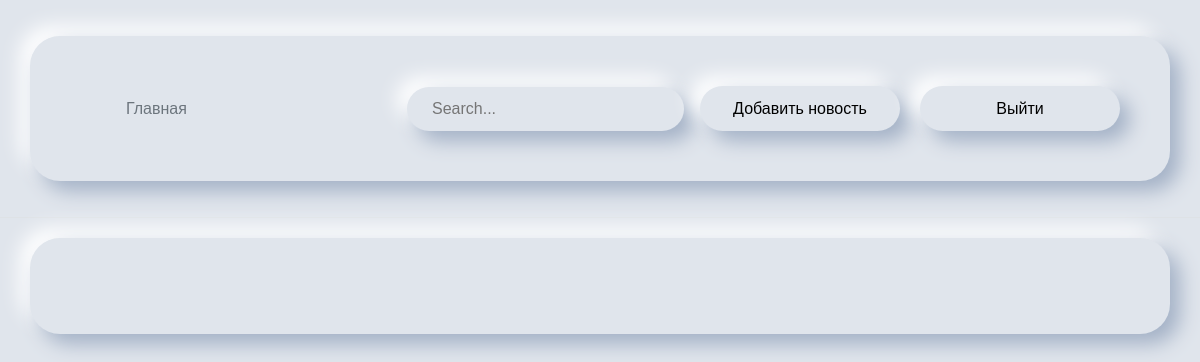
Page / (signed in) on the earlier database version.
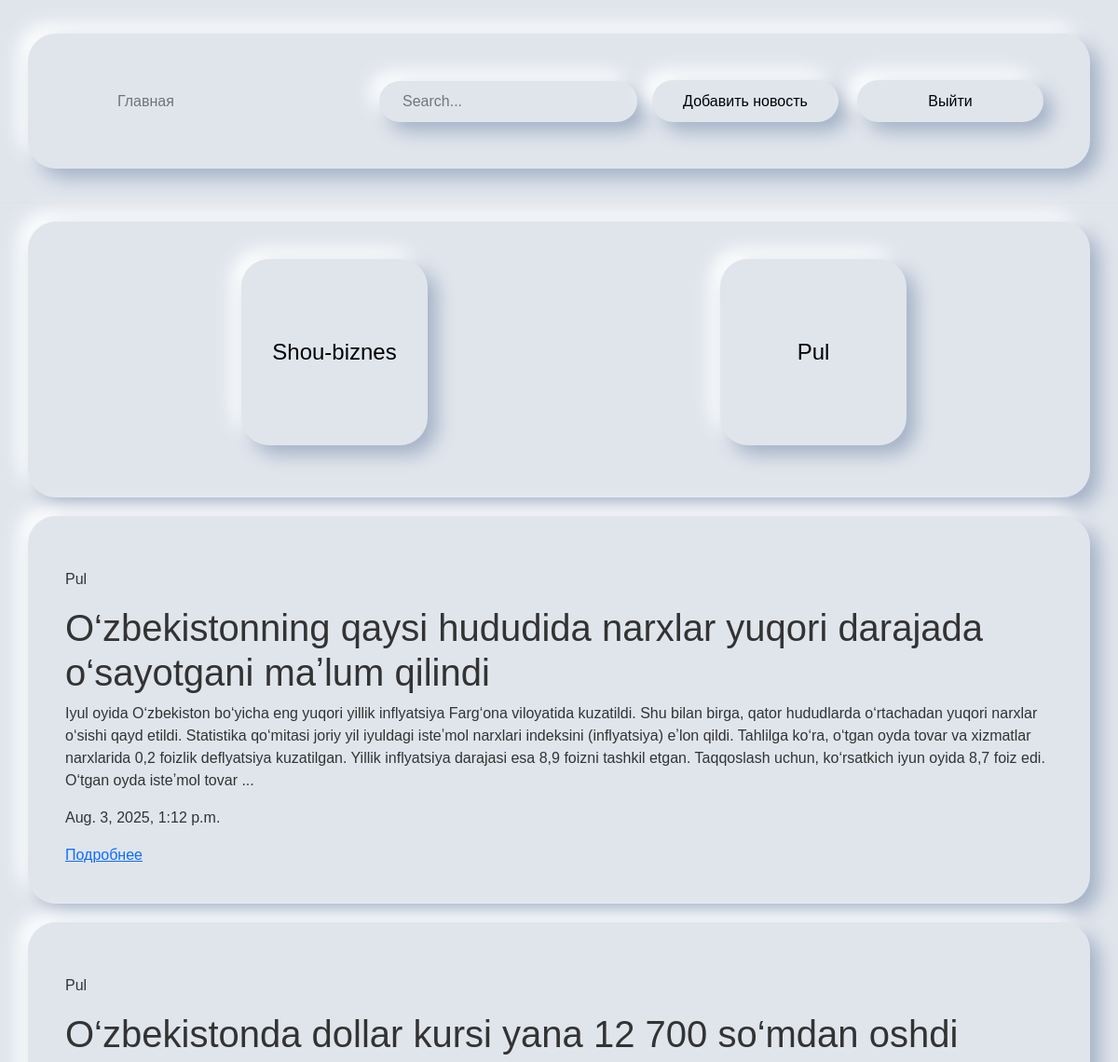
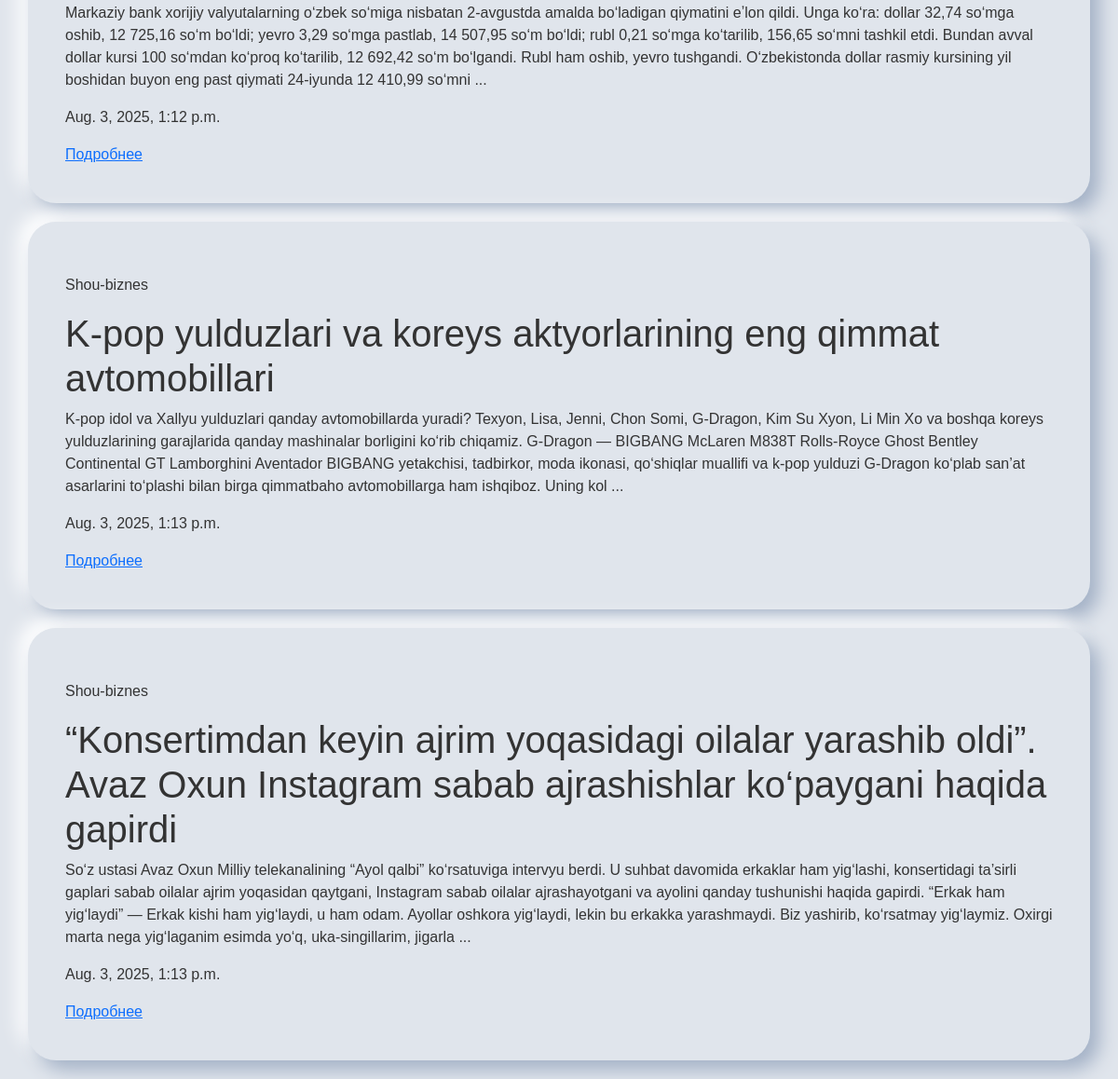
Same page on the later database version (2 pictures, top to bottom).
### index/models.py (models this page shows)
class NewsCategory(models.Model):
    category_name = models.CharField(max_length=32)
    added_date = models.DateTimeField(auto_now_add=True)
    def __str__(self):
        return self.category_name
    class Meta:
        verbose_name_plural = 'News Categories'

class News(models.Model):
    title = models.CharField(max_length=128)
    main_content = models.TextField()
    news_category = models.ForeignKey(NewsCategory, on_delete=models.CASCADE)
    added_date = models.DateTimeField(auto_now_add=True)
    def __str__(self):
        return self.title
    class Meta:
        verbose_name_plural = 'News'

### index/views.py (the view)
# urls.py: path('', views.home_page),
def home_page(request):
    news_category = NewsCategory.objects.all()
    news = News.objects.all()
    context = {
        'news_category': news_category,
        'news': news
    }
    return render(request, 'home.html', context)

### index/templates/home.html (shortened to what this page needs)
{% load static %}
<!DOCTYPE html>
<html lang="ru">
<head>
    <link href="https://cdn.jsdelivr.net/npm/bootstrap@5.3.7/dist/css/bootstrap.min.css" rel="stylesheet">
    <link rel="stylesheet" href="{% static 'CSS/style.css' %}">
</head>
<body>
<header class="p-3 mb-3 border-bottom">
    <div class="container">
        <div class="d-flex flex-wrap align-items-center justify-content-center justify-content-lg-start">
            <a href="/" class="d-flex align-items-center mb-2 mb-lg-0 link-body-emphasis text-decoration-none">
            <svg class="bi me-2" width="40" height="32" role="img" aria-label="Bootstrap">
                <use xlink:href="#bootstrap"></use>
            </svg>
        </a>
            <ul class="nav col-12 col-lg-auto me-lg-auto mb-2 justify-content-center mb-md-0">
                <li><a href="/" class="nav-link px-2 link-secondary">Главная</a></li>
            </ul>
            <form class="col-12 col-lg-auto mb-3 mb-lg-0 me-lg-3" role="search">
                <input type="search" placeholder="Search..." aria-label="Search">
            </form>
            {% if user.is_authenticated %}
                <a href="/add/" class ="button button-header">Добавить новость</a>
                <a href="/logout" class ="button button-header" >Выйти</a>
            {% else %}
                <a href="accounts/login/" class="button button-header">Войти</a>
            {% endif %}
        </div>
    </div>
</header>
<div class="container">
    <ul class="category-block">
        {% for category in news_category %}
            <li><a class="category" href="{% url 'news_by_category' category.pk %}">{{ category.category_name }}</a></li>
        {% endfor %}
    </ul>
</div>
{% for n in news %}
<div class="container">
    <p>{{ n.news_category }}</p>
    <h1>{{ n }}</h1>
    <p>{{ n.main_content|slice:":512" }} ...</p>
    <p>{{ n.added_date }}</p>
    <a href="{% url 'news_detail' n.pk %}">Подробнее</a>
</div>
{% endfor %}
</body>
</html>

### static/CSS/style.css (style rules this page uses)
body { font-family: Arial, sans-serif; margin: 0; padding: 0; background: #e0e5ec; color: #333; }
.container { margin: 20px auto; border-radius: 30px; background: #e0e5ec; padding: 40px; box-shadow: 10px 10px 20px #a3b1c6, -10px -10px 20px #fff; gap: 30px; }
button, .button { display: flex; justify-content: center; align-items: center; text-decoration: none; color: black; box-shadow: 10px 10px 20px #a3b1c6, -10px -10px 20px #fff; background-color: #fff; padding: 5px 25px 5px 25px; margin: 0px 10px; border: none; height: 37px; border-radius: 5px; transition: 0.3s; }
.button-header { width: 200px; height: 45px; background: #e0e5ec; border-radius: 30px; box-shadow: 10px 10px 20px #a3b1c6, -10px -10px 20px #fff; padding: 10px 25px; margin: 10px; border: none; transition: 0.3s; }
input, textarea, select { width: 100%; background: #e0e5ec; border-radius: 30px; box-shadow: 10px 10px 20px #a3b1c6, -10px -10px 20px #fff; padding: 10px 25px; margin: 10px; border: none; transition: 0.3s; }
.category { display: flex; justify-content: center; align-items: center; text-decoration: none; font-size: 24px; color: black; width: 200px; height: 200px; background: #e0e5ec; border-radius: 30px; box-shadow: 10px 10px 20px #a3b1c6, -10px -10px 20px #fff; padding: 10px 25px; transition: 0.3s; }
.category-block { display: flex; justify-content: space-around; align-items: center; list-style-type: none; }

Differences in the rows shown:
added NewsCategory: category_name "Shou-biznes"
added NewsCategory: category_name "Pul"
added News: news_category "Pul", title "O‘zbekistonning qaysi hududida narxlar yuqori darajada o‘sayotgani maʼlum qilindi", main_content "Iyul oyida O‘zbekiston bo‘yicha eng yuqori yillik inflyatsiya Farg‘ona viloyatida kuzatildi. Shu bilan birga, qator hududlarda o‘rtachadan yuqori narxlar o‘sishi qayd etildi. Statistika qo‘mitasi joriy yil iyuldagi isteʼmol narxlari indeksini (inflyatsiya) eʼlon qildi. Tahlilga ko‘ra, o‘tgan oyda tovar va xizmatlar narxlarida 0,2 foizlik deflyatsiya kuzatilgan. Yillik inflyatsiya darajasi esa 8,9 foizni tashkil etgan. Taqqoslash uchun, ko‘rsatkich iyun oyida 8,7 foiz edi. O‘tgan oyda isteʼmol tovar", added_date "Aug. 3, 2025, 1:12 p.m."
added News: news_category "Pul", title "O‘zbekistonda dollar kursi yana 12 700 so‘mdan oshdi", main_content "Markaziy bank xorijiy valyutalarning o‘zbek so‘miga nisbatan 2-avgustda amalda bo‘ladigan qiymatini eʼlon qildi. Unga ko‘ra: dollar 32,74 so‘mga oshib, 12 725,16 so‘m bo‘ldi; yevro 3,29 so‘mga pastlab, 14 507,95 so‘m bo‘ldi; rubl 0,21 so‘mga ko‘tarilib, 156,65 so‘mni tashkil etdi. Bundan avval dollar kursi 100 so‘mdan ko‘proq ko‘tarilib, 12 692,42 so‘m bo‘lgandi. Rubl ham oshib, yevro tushgandi. O‘zbekistonda dollar rasmiy kursining yil boshidan buyon eng past qiymati 24-iyunda 12 410,99 so‘mni", added_date "Aug. 3, 2025, 1:12 p.m."
added News: news_category "Shou-biznes", title "K-pop yulduzlari va koreys aktyorlarining eng qimmat avtomobillari", main_content "K-pop idol va Xallyu yulduzlari qanday avtomobillarda yuradi? Texyon, Lisa, Jenni, Chon Somi, G-Dragon, Kim Su Xyon, Li Min Xo va boshqa koreys yulduzlarining garajlarida qanday mashinalar borligini ko‘rib chiqamiz. G-Dragon — BIGBANG McLaren M838T Rolls-Royce Ghost Bentley Continental GT Lamborghini Aventador BIGBANG yetakchisi, tadbirkor, moda ikonasi, qo‘shiqlar muallifi va k-pop yulduzi G-Dragon ko‘plab san’at asarlarini to‘plashi bilan birga qimmatbaho avtomobillarga ham ishqiboz. Uning kol", added_date "Aug. 3, 2025, 1:13 p.m."
added News: news_category "Shou-biznes", title "“Konsertimdan keyin ajrim yoqasidagi oilalar yarashib oldi”. Avaz Oxun Instagram sabab ajrashishlar ko‘paygani haqida gapirdi", main_content "So‘z ustasi Avaz Oxun Milliy telekanalining “Ayol qalbi” ko‘rsatuviga intervyu berdi. U suhbat davomida erkaklar ham yig‘lashi, konsertidagi ta’sirli gaplari sabab oilalar ajrim yoqasidan qaytgani, Instagram sabab oilalar ajrashayotgani va ayolini qanday tushunishi haqida gapirdi. “Erkak ham yig‘laydi” — Erkak kishi ham yig‘laydi, u ham odam. Ayollar oshkora yig‘laydi, lekin bu erkakka yarashmaydi. Biz yashirib, ko‘rsatmay yig‘laymiz. Oxirgi marta nega yig‘laganim esimda yo‘q, uka-singillarim, jigarla", added_date "Aug. 3, 2025, 1:13 p.m."
